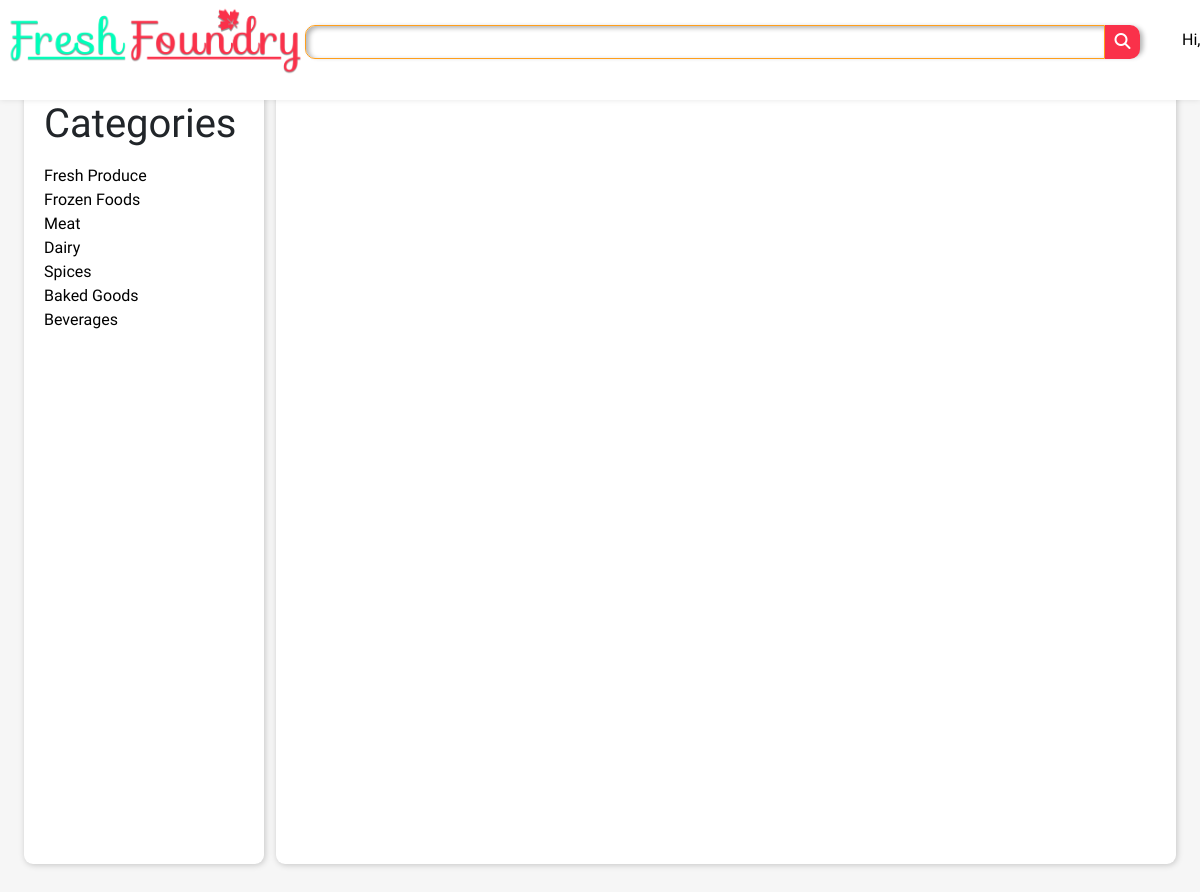
Before: /users/baked.php with the older database file.
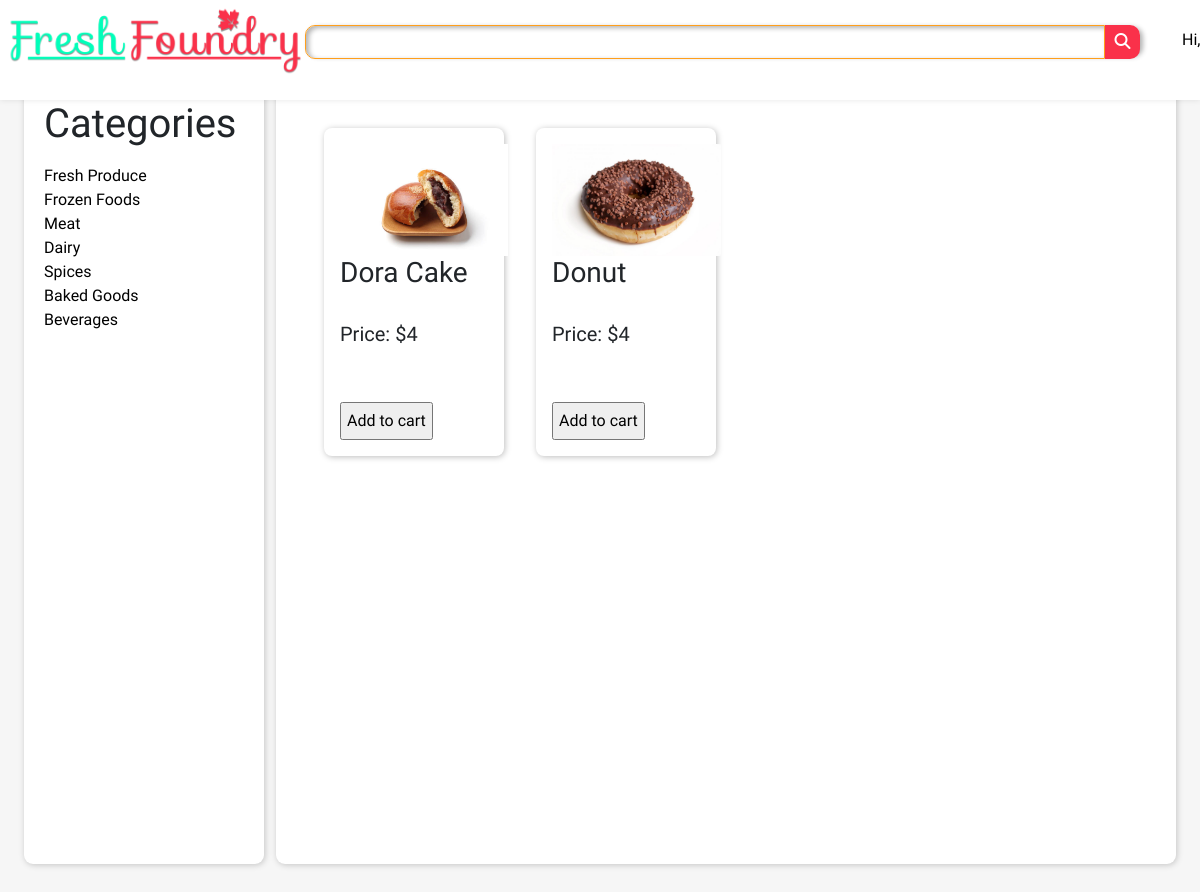
After: the same page with the newer database file.
### tables this page shows
CREATE TABLE `baked_goods` (
  `sr_no` int(11) NOT NULL,
  `goods` varchar(255) NOT NULL,
  `goods_id` varchar(255) NOT NULL,
  `prod_id` varchar(255) NOT NULL,
  `price` int(11) NOT NULL,
  `image` varchar(255) NOT NULL
);

### users/baked.php (the view, shortened to what this page needs)
<!DOCTYPE html>
<html lang="en">
<head>
    <link rel="stylesheet" href="https://cdn.jsdelivr.net/npm/bootstrap@5.1.3/dist/css/bootstrap.min.css">
    <link rel="stylesheet" href="../style/admin_style.css">
    <link rel="stylesheet" href="../style/style.css">
</head>
<body>
    <header>
        <div class="logo">
            <a href="../indexloggedin.php"><img src="../Assets/Images/FreshLogo0.3.png" alt=""></a>
        </div>
        <div class="shadow-box">
            <div class="searchbar">
                <input type="text">
                <a href="#"><button><i class="fas fa-search"></i></button></a>
            </div>
        </div>
        <div class="nav">
            <nav class="navbar">
                <ul>
                    <li><a href="#">Hi, <?php echo ucfirst($_COOKIE['user_cookie']);?></a></li>
                </ul>
            </nav>
        </div>
    </header>
    <main>
        <div class="dashboard">
            <h1 class="dashhead">
            <a>Categories</a>
            </h1>
                <div class="accordion-body" style="text-decoration:none;">
                    <a  href="./fresh.php">Fresh Produce</a><br/>
                    <a href="./frozen.php">Frozen Foods</a><br/>
                    <a href="./meat.php">Meat</a><br/>
                    <a href="./dairy.php">Dairy</a><br/>
                    <a href="./spices.php">Spices</a><br/>
                    <a href="./baked.php">Baked Goods</a><br/>
                    <a href="./beverages.php">Beverages </a><br/>
                </div>
        </div>
        <div class="adminops">
            <div class="productpageitems">
<?php
$dsn = 'mysql:host=localhost;dbname=freshfoundry';
$username = 'root';
$password = '';
try {
    $db = new PDO($dsn,$username,$password);
} catch (PDOException $e) {
    $error_message = $e->getMessage();
    echo $error_message;
    exit();
}
$stmt = $db->prepare("SELECT * FROM baked_goods");
$stmt->execute();
$data = $stmt->fetchAll(PDO::FETCH_ASSOC);
foreach ($data as $row) {
    echo '<div class="cards_item">'.'<img src="../uploads/'. $row['image'].'"> <h3>'.$row['goods']."</h3><br /><h5>Price: $". $row['price']."</h5><br />".'<br />'.'<form action="insert2cart.php" method="post"><input name="good_name" value=" '.$row['goods'].'"style="display:none" >'.'<input name="good_price"  value="'.$row['price'].'" style="display:none">'.'<input name="good_image"  value="'.$row['image'].'" style="display:none">'.'<input class="padding-5" name="submit" type="submit" value="Add to cart"></form></div>';
}
?>
</div>
</div>
</body>
</html>

### Style/admin_style.css (style rules this page uses)
body { background-color: var(--g-whitebg); height: 100vh; width: 100vw; }
main { display: grid; grid-template-areas: "sidebar ops ops"; }
.dashboard { grid-area: "sidebar"; width: 20vw; height: 98vh; background-color: var(--white); border-radius: 9px; margin-left: 2vw; margin-top: 10vh; box-shadow: var(--shadowbright); }
.dashhead { padding-left: 20px; padding-top: 20px; margin-bottom: 0; font-family: var(--red-hat-display); }
.accordion-body > a { cursor: pointer; }
.adminops { grid-area: "ops"; width: 75vw; height: fit-content; min-height: 98vh; margin-bottom: 10vh; background-color: var(--white); border-radius: 9px; margin-top: 10vh; box-shadow: var(--shadowbright); padding: 2rem !important; }
.dashhead a { text-decoration: none ; color: black ; }

### Style/style.css (style rules this page uses)
* { box-sizing: border-box; margin: 0; padding: 0; font-family: var(--comfortaa); }
body { background-color: var(--g-whitebg); overflow-x: hidden; }
header { width: 100%; box-shadow: .1px 0.1px 6px var(--black-01); background-color: var(--white); position: fixed; display: flex; justify-content: space-evenly; z-index: 999; }
.logo img { width: 300px; height: 72px; }
.logo { margin-top: 5px; margin-left: 5px; width: 300px; height: auto; }
.searchbar { display: flex; padding: 0px; }
.searchbar a { text-decoration: none; }
.searchbar button { border-radius: 0px 10px 10px 0px; border-color: transparent; width: 35px; height: 34px; background-color: var(--logo-red); }
.searchbar i { color: var(--white); }
.shadow-box { background-size: fit-content; border-radius: 10px; box-shadow: 3px 2px 5px rgba(0, 0, 0, 0.3); padding: 0px; margin-top: 25px; height: 3.7vh; }
@media screen and (min-width: 1080px) { .searchbar input { border: 1px solid var(--outlines); border-radius: 10px 0px 0px 10px; box-shadow: inset 3px 2px 5px rgba(0, 0, 0, 0.3); width: 800px; height: 30px; padding: 1em; } }
.navbar { margin-top: 20px; }
.navbar ul { display: flex; justify-content: flex-end; }
.navbar ul li { padding: 0 10px; list-style-type: none; }
.navbar a { text-decoration: none; color: black; }
.cards_item { margin: 1rem; border-radius: 8px; box-shadow: 1px 1px 6px rgba(0, 0, 0, 0.26); padding: 1rem; width: 15vw; }
.cards_item > img { height: 7rem; }
.productpageitems { display: flex; flex-direction: row; }
.accordion-body > a { text-decoration: none; color: black; }
.padding-5 { padding: 5px !important; }

### Style/variables.css (style rules this page uses)
* { --g-whitebg : #f6f6f6; --white : #ffffff; --black : #000000; --black-01 : rgba(0, 0, 0, 0.1); --outlines : #ff9f1c; --logo-green : #01ffba; --logo-red : #fa314a; --red : #fa314a; --shadowdeep: 2px 2px 6px #00000034; --shadowbright: 1px 1px 6px #00000034; }

Changed rows visible on the page:
added baked_goods: image (picture), goods "Dora Cake", price "4"
added baked_goods: image (picture), goods "Donut", price "4"
